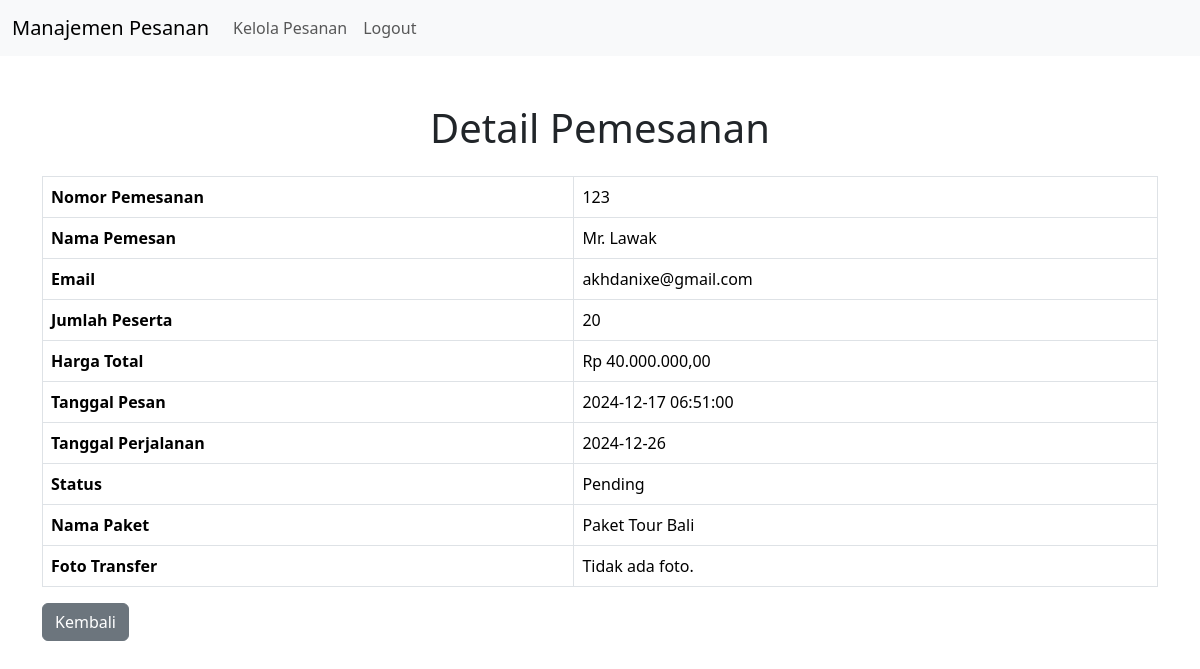
/Dashboard/detail_pesanan.php?id=123 (signed in), run on the app's committed database.
### tables this page shows
CREATE TABLE `pesanan` (
  `id_pesanan` int(11) NOT NULL,
  `id_paket` int(11) NOT NULL,
  `user_id` int(11) NOT NULL,
  `nama_pemesan` varchar(255) NOT NULL,
  `email` varchar(255) NOT NULL,
  `jumlah_peserta` int(11) NOT NULL,
  `harga_total` decimal(20,2) NOT NULL,
  `tanggal_perjalanan` date DEFAULT NULL,
  `tanggal_pesan` timestamp NOT NULL DEFAULT current_timestamp(),
  `foto_transfer` varchar(255) NOT NULL,
  `status_pesanan` enum('Pending','Dikonfirmasi','Dibatalkan','Selesai') DEFAULT 'Pending'
);

CREATE TABLE `paket` (
  `id_paket` int(11) NOT NULL,
  `nama_paket` varchar(100) NOT NULL,
  `tujuan` varchar(150) NOT NULL,
  `durasi_hari` varchar(11) NOT NULL,
  `harga` varchar(45) NOT NULL,
  `status_paket` enum('Aktif','Nonaktif') NOT NULL,
  `deskripsi` text NOT NULL,
  `foto` varchar(250) DEFAULT NULL
);

### Dashboard/detail_pesanan.php (the view, shortened to what this page needs)
<?php
require_once '../backend/koneksi.php';
$id_pesanan = isset($_GET['id']) ? intval($_GET['id']) : 0;
$sql = "SELECT p.*, pk.nama_paket
        FROM pesanan p
        JOIN paket pk ON p.id_paket = pk.id_paket
        WHERE p.id_pesanan = ?";
$stmt = $conn->prepare($sql);
$stmt->bind_param("i", $id_pesanan);
$stmt->execute();
$result = $stmt->get_result();
$row = $result->fetch_assoc();
?>
<!DOCTYPE html>
<html lang="en">
<head>
    <link href="https://cdn.jsdelivr.net/npm/bootstrap@5.3.3/dist/css/bootstrap.min.css" rel="stylesheet">
</head>
<body>
<nav class="navbar navbar-expand-lg navbar-light bg-light">
    <div class="container-fluid">
        <a class="navbar-brand" href="admin.php">Manajemen Pesanan</a>
        <div class="collapse navbar-collapse" id="navbarNav">
            <ul class="navbar-nav">
                <li class="nav-item">
                    <a class="nav-link" href="kelola_pesanan.php">Kelola Pesanan</a>
                </li>
                <li class="nav-item">
                    <a class="nav-link" href="../Backend/logout.php">Logout</a>
                </li>
            </ul>
        </div>
    </div>
</nav>
<div class="container my-5">
    <h1 class="text-center mb-4">Detail Pemesanan</h1>
    <table class="table table-bordered">
        <tr>
            <th>Nomor Pemesanan</th>
            <td><?= htmlspecialchars($row['id_pesanan']) ?></td>
        </tr>
        <tr>
            <th>Nama Pemesan</th>
            <td><?= htmlspecialchars($row['nama_pemesan']) ?></td>
        </tr>
        <tr>
            <th>Email</th>
            <td><?= htmlspecialchars($row['email']) ?></td>
        </tr>
        <tr>
            <th>Jumlah Peserta</th>
            <td><?= htmlspecialchars($row['jumlah_peserta']) ?></td>
        </tr>
        <tr>
            <th>Harga Total</th>
            <td>Rp <?= number_format($row['harga_total'], 2, ',', '.') ?></td>
        </tr>
        <tr>
            <th>Tanggal Pesan</th>
            <td><?= htmlspecialchars($row['tanggal_pesan']) ?></td>
        </tr>
        <tr>
            <th>Tanggal Perjalanan</th>
            <td><?= htmlspecialchars($row['tanggal_perjalanan']) ?></td>
        </tr>
        <tr>
            <th>Status</th>
            <td><?= htmlspecialchars($row['status_pesanan']) ?></td>
        </tr>
        <tr>
            <th>Nama Paket</th>
            <td><?= htmlspecialchars($row['nama_paket']) ?></td>
        </tr>
        <tr>
            <th>Foto Transfer</th>
            <td>
                <?php if (!empty($row['foto_transfer'])): ?>
                    <img src="../uploads/bukti_pembayaran/<?= htmlspecialchars($row['foto_transfer']) ?>" class="img-fluid" alt="Foto Transfer">
                <?php else: ?>
                    Tidak ada foto.
                <?php endif; ?>
            </td>
        </tr>
    </table>
    <a href="kelola_pesanan.php" class="btn btn-secondary">Kembali</a>
</div>
</body>
</html>

### data on the page
pesanan: id_pesanan "123", nama_pemesan "Mr. Lawak", email "akhdanixe@gmail.com", jumlah_peserta "20", harga_total "40.000.000,00", tanggal_pesan "2024-12-17 06:51:00", tanggal_perjalanan "2024-12-26", status_pesanan "Pending", id_paket.nama_paket "Paket Tour Bali"
